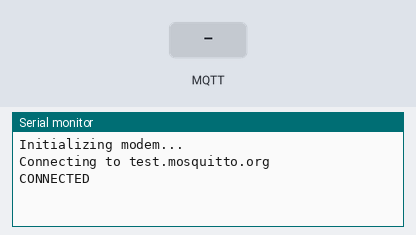
The program below on a simulated Raspberry Pi Pico W. On the bench: the last lines printed to the serial monitor. Inputs (shaded band) come from the test bench. No MQTT or app messages arrive unless stated.

Above: at 8.2 s.
8.3 s: MQTT message "1" arrives on the first subscribed topic
At 8.6 s:
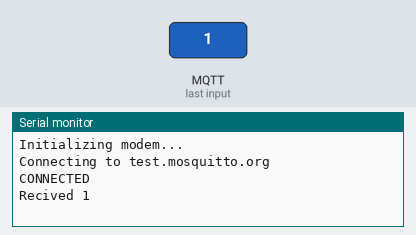
9.8 s: MQTT message "on" arrives on the first subscribed topic
At 11.0 s:
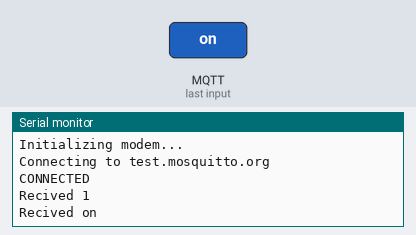
11.3 s: MQTT message "off" arrives on the first subscribed topic
At 12.1 s:
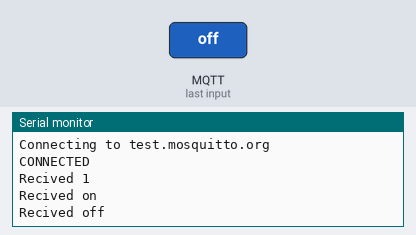

Measured:
- after the input at 8.3 s, the serial monitor: prints a new line at once (image 1)
- after the input at 9.8 s, the serial monitor: prints a new line at once (image 2)
- after the input at 11.3 s, the serial monitor: prints a new line at once (image 3)

The program:

main.cpp
```cpp
#include "config.h"

#include <TinyGsmClient.h>
#include <PubSubClient.h>

TinyGsm        modem(SerialAT);
TinyGsmClient client(modem);
PubSubClient  mqtt(client);

void mqttCallback(char* topic, byte* payload, unsigned int len) {
  String msg;
  for(int i = 0; i < len; i++) {
    char c = (char)payload[i];
    msg += c;
  }

  Serial.print("Recived ");
  Serial.println(msg);
}

boolean network_connect(){
  if (!modem.isNetworkConnected()) {
    SerialMon.println("Connecting to network");
    if (!modem.waitForNetwork(180000L, true)) {
      return false;
    }
  }
  if (!modem.isGprsConnected()) {
    SerialMon.println("Connecting to "+ String(APN));
    if (!modem.gprsConnect(APN,"","")) {
      return false;
    }
  }
  if(!mqtt.connected()){
    SerialMon.println("Connecting to "+ String(BROKER));
    if (!mqtt.connect(TOKEN)) {
      return false;
    }
    mqtt.subscribe(SUBSCRIBE_TOPIC);
    Serial.println("CONNECTED");
  }
  return true;
}

void setup() {
  SerialMon.begin(115200);
  delay(1000);
  TinyGsmAutoBaud(SerialAT, 9600, 115200);
  delay(6000);
  SerialMon.println("Initializing modem...");
  modem.restart((char*)14);
  mqtt.setServer(BROKER, PORT);
  mqtt.setCallback(mqttCallback);
}

void loop() {
    if(network_connect())
      mqtt.loop();
} 
```

config.h
```cpp
#include <Arduino.h>
#define TINY_GSM_MODEM_SIM868
#define SerialMon Serial
#define SerialAT Serial1
#define TINY_GSM_DEBUG SerialMon

#define PUBLISH_TOPIC "0001/data"
#define SUBSCRIBE_TOPIC "0001/data"
#define SUBSCRIBE_RESPOND_TOPIC "0001/data"
#define APN "Vodacom"
#define BROKER "test.mosquitto.org"
#define PORT 1883
#define TOKEN "secret"
#define APP_VERSION "ccfccnadblapdp7slkg0-v1"
```
